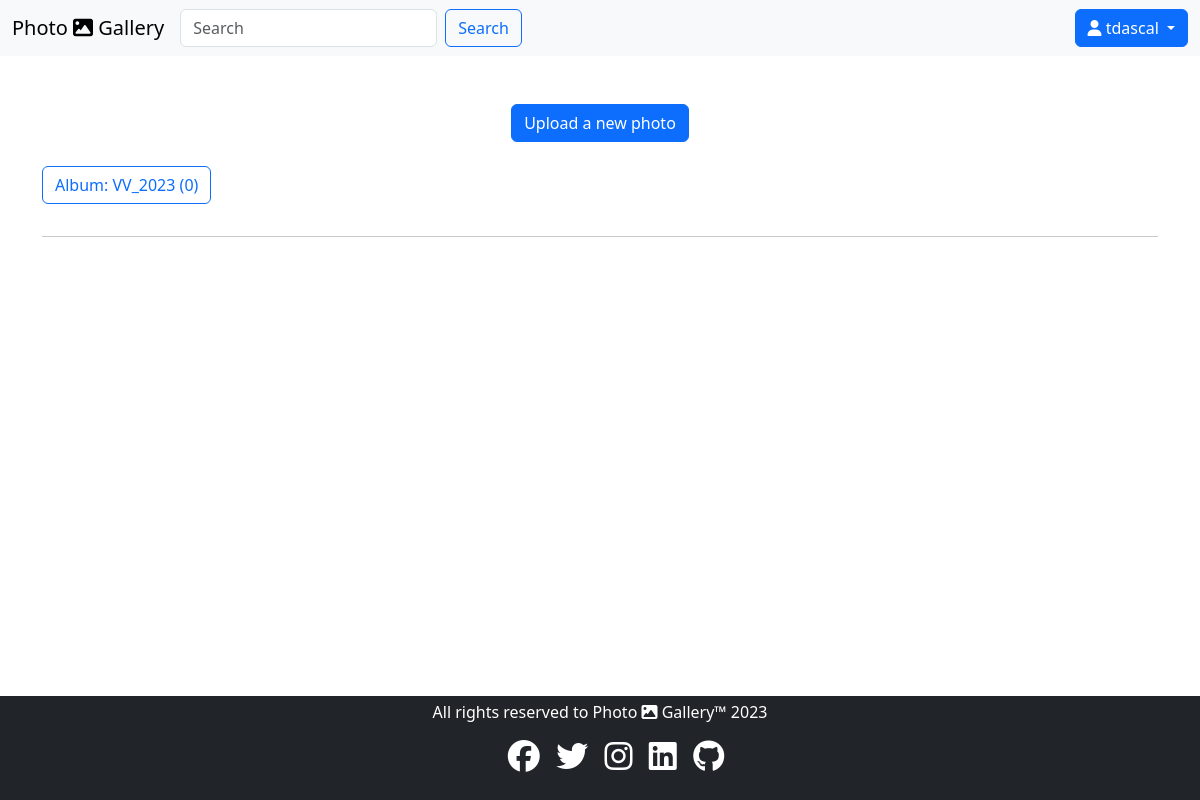
Page / (signed in) on the earlier database version.
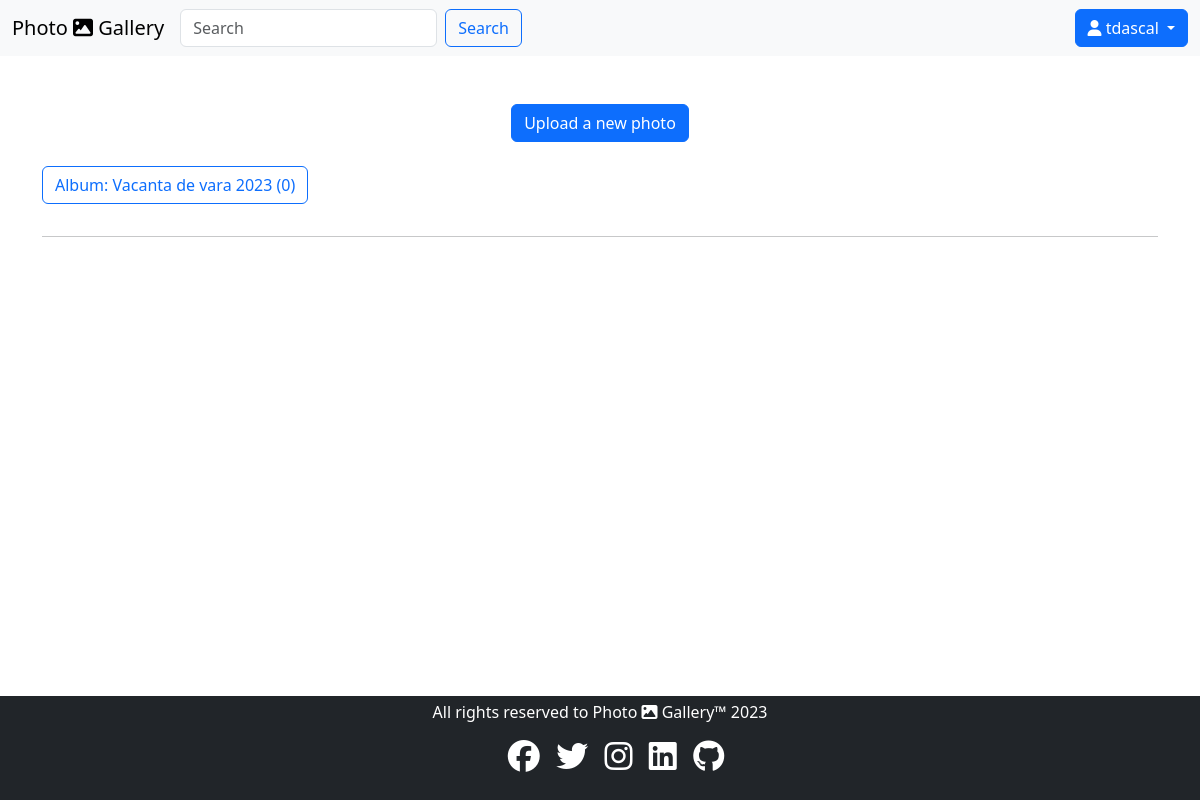
Same page on the later database version.
### base/models.py (models this page shows, shortened)
class Album(models.Model):
    title = models.CharField(max_length=70)
    description = models.TextField()
    date = models.DateField(auto_now_add=True)
    owner = models.ForeignKey(User, on_delete=models.CASCADE)

### base/views.py (the view)
# urls.py: path("", views.index, name="index"),
def index(request):
    year = datetime.datetime.now().year
    if request.user.is_authenticated:
        user = request.user
        albums = Album.objects.filter(owner=user.id)
        photos = Photo.objects.filter(album__in=albums)
        context = {"albums": albums, "photos": photos, "year": year}
        return render(request, "index.html", context)
    return render(request, "index.html", {"year": year})

### templates/index.html (shortened to what this page needs)
{% extends "base.html" %}
{% load static %}
{% block content %}
    {% if user.is_authenticated %}
        <div class="row text-center">
            <div class="col-lg-12">
                {% if photos|length < 1 %}
                    <a href="{% url 'upload' %}" class="btn btn-primary float-right mt-4">Upload a new photo</a>
                {% endif %}
            </div>
        </div>
        <br>
        {% for album in albums %}
            <p>
                <a class="btn btn-outline-primary"
                   data-bs-toggle="collapse"
                   href="#{{ album.id }}"
                   role="button"
                   aria-expanded="true"
                   aria-controls="{{ album.id }}">Album: {{ album.title }} ({{ album.photo_set.all|length }})</a>
            </p>
            <hr>
        {% endfor %}
    {% endif %}
{% endblock %}

Differences in the rows shown:
removed Album: title "VV_2023", photo_set.all|length "0"
added Album: title "Vacanta de vara 2023", photo_set.all|length "0"
